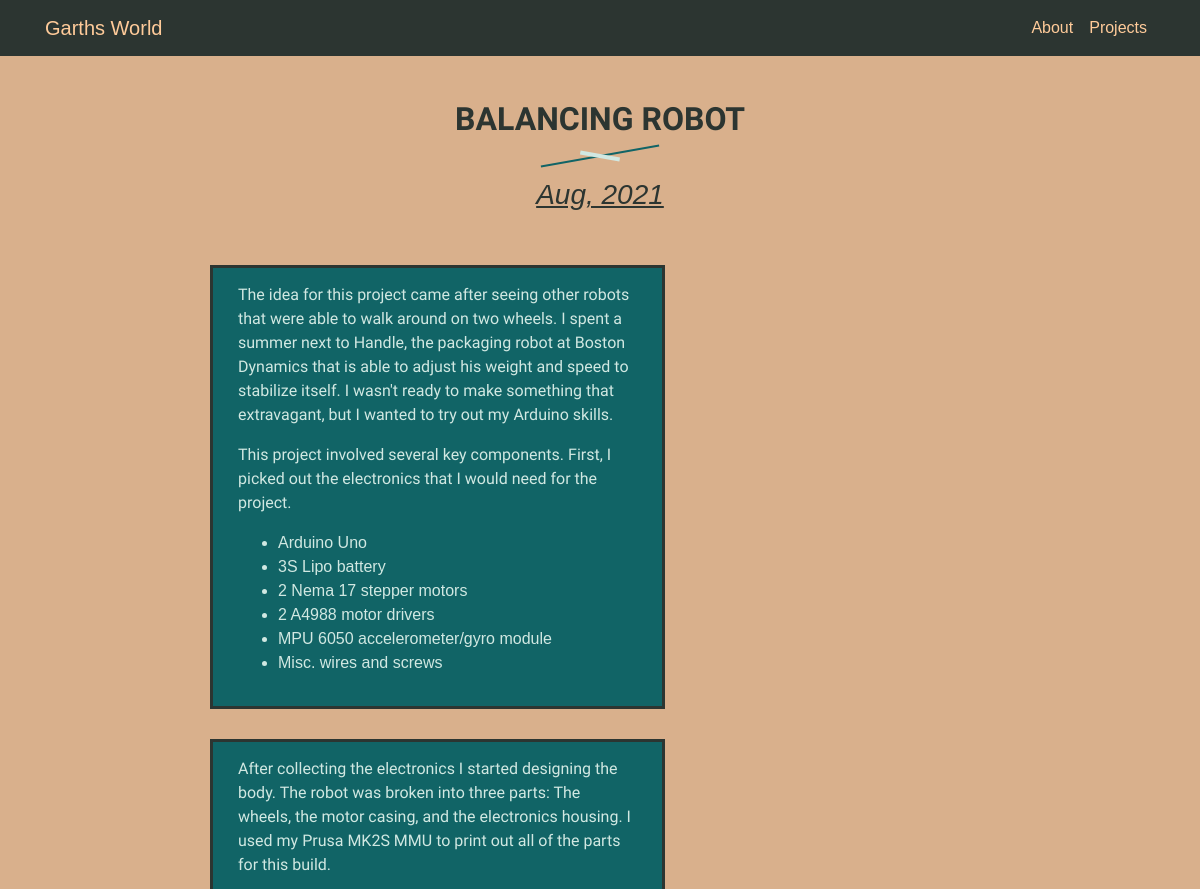
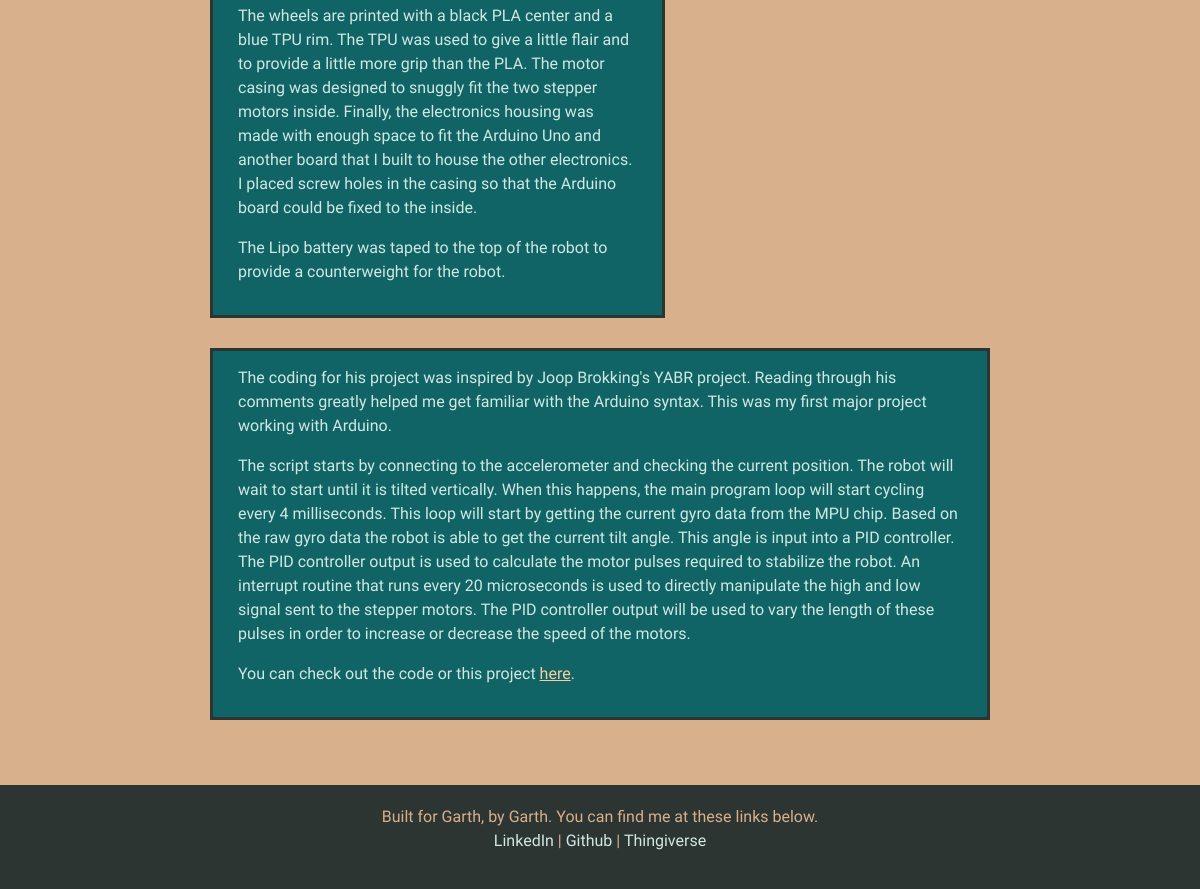
Screenshot of /projects/balancing-robot with the database file from the repository (2 pictures, top to bottom).
### projects/models.py (models this page shows, shortened)
class Project(models.Model):
    PROJECT_TOPICS = [
        ('Engineering', 'Engineering'),
        ('Programming', 'Programming'),
        ('Other', 'Other')
    ]
    id = models.AutoField(primary_key=True)
    title = models.CharField(max_length=140)
    slug = models.SlugField(max_length=140, unique=True, null=False)
    type = models.CharField(max_length=15, choices=PROJECT_TOPICS, default='PE')
    date = models.DateField()
    body = models.TextField()
    cover_image = models.ImageField(upload_to=image_path)
    body2 = models.TextField(blank=True, null=True)
    body3 = models.TextField(blank=True, null=True)
    body4 = models.TextField(blank=True, null=True)
    body5 = models.TextField(blank=True, null=True)
    img = models.ImageField(default="Default.png", upload_to=image_path)
    img2 = models.ImageField(default="Default.png", upload_to=image_path)
    img3 = models.ImageField(default="Default.png", upload_to=image_path)
    img4 = models.ImageField(default="Default.png", upload_to=image_path)
    img5 = models.ImageField(default="Default.png", upload_to=image_path)

### projects/views.py (the view)
# urls.py: path('projects/<slug:slug>', ProjectDetailView.as_view(), name='project_detail')
class ProjectDetailView(DetailView):
    model = Project
    template_name = "projects/project_detail.html"

### projects/templates/projects/project_detail.html (shortened to what this page needs)
{% extends "projects/top_navbar.html" %}
{% load static %}
{% block content %}
<section id="project-page">
  <div class="section-header">
    <h2>{{ project.title }}</h2>
    <h3><i><u>{{ project.date|date:"M, Y" }}</u></i></h3>
  </div>
  <div class="container">
    {% if project.img.name == "Default.png" and project.body == "" %}
    {% elif project.img.name == "Default.png" %}
    <div class="row justify-content-md-center">
      <div class="col-sm project-txt-col">
        {{project.body|safe|linebreaks}}
      </div>
    </div>
    {% elif project.body == "" %}
    <div class="row justify-content-md-center">
      <div class="col-sm project-img-col">
        <img src="{{ project.img.url }}" alt="" class="project-img-large">
      </div>
    </div>
    {% else %}
    <div class="row justify-content-md-center">
      <div class="col-sm-7 project-txt-col">
        {{project.body|safe|linebreaks}}
      </div>
      <div class="col-sm-5 project-img-col">
      </div>
    </div>
    {% endif %}
    {% if project.img2.name == "Default.png" and project.body2 == "" %}
    {% elif project.img2.name == "Default.png" %}
    <div class="row justify-content-md-center">
      <div class="col-sm project-txt-col">
        {{project.body2|safe|linebreaks}}
      </div>
    </div>
    {% elif project.body2 == "" %}
    <div class="row justify-content-md-center">
      <div class="col-sm project-img-col">
        <img src="{{ project.img2.url }}" alt="" class="project-img-large">
      </div>
    </div>
    {% else %}
    <div class="row justify-content-md-center">
      <div class="col-sm-7 project-txt-col">
        {{project.body2|safe|linebreaks}}
      </div>
      <div class="col-sm-5 project-img-col">
      </div>
    </div>
    {% endif %}
    {% if project.img3.name == "Default.png" and project.body3 == "" %}
    {% elif project.img3.name == "Default.png" %}
    <div class="row justify-content-md-center">
      <div class="col-sm project-txt-col">
        {{project.body3|safe|linebreaks}}
      </div>
    </div>
    {% elif project.body3 == "" %}
    <div class="row justify-content-md-center">
      <div class="col-sm project-img-col">
        <img src="{{ project.img3.url }}" alt="" class="project-img-large">
      </div>
    </div>
    {% endif %}
  </div>
</section>
{% endblock %}

### projects/static/css/garth.css (style rules this page uses)
body { background-color: #D9B08C; color: #2C3531; font-family: "Mochiy Pop P One", sans-serif; }
section { padding: 50px 0; overflow: hidden; }
p { font-family: "Verdana", sans-serif; }
.section-header { text-align: center; padding-bottom: 30px; }
.section-header h2 { font-size: 32px; font-weight: bold; text-transform: uppercase; margin-bottom: 20px; padding-bottom: 20px; position: relative; color: #2C3531; font-family: 'Verdana', sans-serif; }
.section-header h2::before { content: ""; position: absolute; display: block; width: 120px; height: 2px; background: #116466; bottom: 1px; left: calc(50% - 60px); -webkit-transform: rotate(-10deg); }
.section-header h2::after { content: ""; position: absolute; display: block; width: 40px; height: 4px; background: #D1E8E2; bottom: 0; left: calc(50% - 20px); -webkit-transform: rotate(10deg); }
#project-page .container { width: 65%; }
#project-page .project-img-col { margin: auto; display: block; }
#project-page .project-txt-col { align-self: center; height: 100%; background-color: #116466; color: #D1E8E2; padding: 15px 25px; margin: 15px 0px; border: 3px #2C3531 solid; }
#project-page a { color: #FFCB9A }

### rows the page displays
Project: title "BALANCING ROBOT", date "Aug, 2021", body "The idea for this project came after seeing other robots that were able to walk around on two wheels. I spent a summer next to Handle, the packaging robot at Boston Dynamics that is able to adjust his weight and speed to stabilize itself. I wasn't ready to make something that extravagant, but I wanted to try out my Arduino skills. This project involved several key components. First, I picked out the electronics that I would need for the project. Arduino Uno 3S Lipo battery 2 Nema 17 stepper motors 2 A4988 motor drivers MPU 6050 accelerometer/gyro module Misc. wires and screws", body2 "After collecting the electronics I started designing the body. The robot was broken into three parts: The wheels, the motor casing, and the electronics housing. I used my Prusa MK2S MMU to print out all of the parts for this build. The wheels are printed with a black PLA center and a blue TPU rim. The TPU was used to give a little flair and to provide a little more grip than the PLA. The motor casing was designed to snuggly fit the two stepper motors inside. Finally, the electronics housing was made with enough space to fit the Arduino Uno and another board that I built to house the other electronics. I placed screw holes in the casing so that the Arduino board could be fixed to the inside.…", body3 "The coding for his project was inspired by Joop Brokking's YABR project. Reading through his comments greatly helped me get familiar with the Arduino syntax. This was my first major project working with Arduino. The script starts by connecting to the accelerometer and checking the current position. The robot will wait to start until it is tilted vertically. When this happens, the main program loop will start cycling every 4 milliseconds. This loop will start by getting the current gyro data from the MPU chip. Based on the raw gyro data the robot is able to get the current tilt angle. This angle is input into a PID controller. The PID controller output is used to calculate the motor pulses…"
